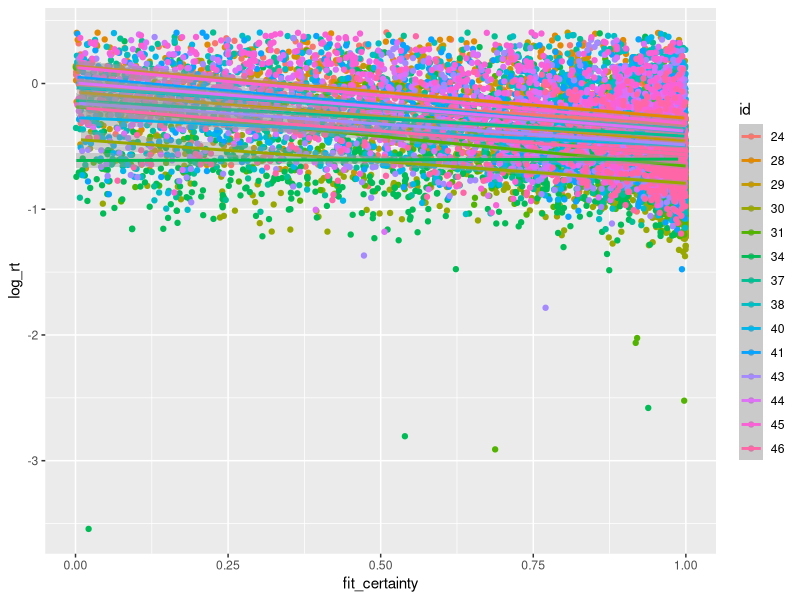

The R source for this figure:
## ---- chunk 1
library(ggplot2)
library(plyr)
library(lme4)
## ---- chunk 2
  gtest_df = read.csv('Analysis_Output/gtest_df.csv')
  gtest_learn_df = read.csv('Analysis_Output/gtest_learn_df.csv')
  gtest_df$id = factor(gtest_df$id)
  gtest_learn_df$id = factor(gtest_learn_df$id)
## ---- chunk 3
#Plot rt against optimal model certainty
plot_df = gtest_learn_df
ggplot(data = plot_df, aes(fit_certainty, log_rt, color = id)) + geom_point() + geom_smooth(method = 'lm')

rs1 = lmer(log_rt ~ fit_certainty + (1 + fit_certainty|id), data = gtest_learn_df)
summary(rs1) 

rs2 = lmer(log_rt ~ abs_context + (1 + abs_context|id), data = gtest_learn_df)
summary(rs2) 

rs3 = glmer(subj_ts ~ fit_observer_posterior + context + (1 + fit_observer_posterior | id), family = binomial, data = gtest_learn_df)
summary(rs3)

summary(glm(subj_ts ~ fit_observer_posterior , family = binomial, data = gtest_learn_df))
## ---- chunk 4
  sum((gtest_learn_df$subj_ts-gtest_learn_df$fit_observer_posterior)/(gtest_learn_df$fit_observer_posterior*(1-gtest_learn_df$fit_observer_posterior))^.5)
